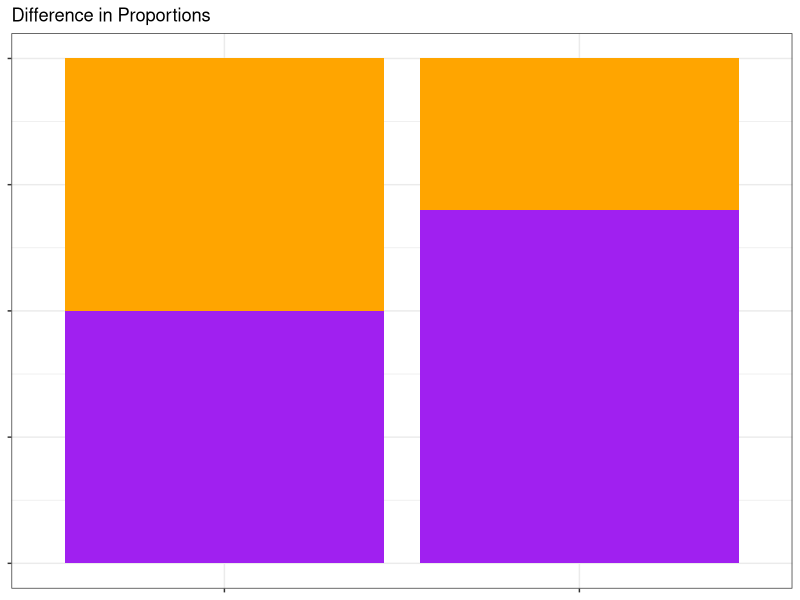
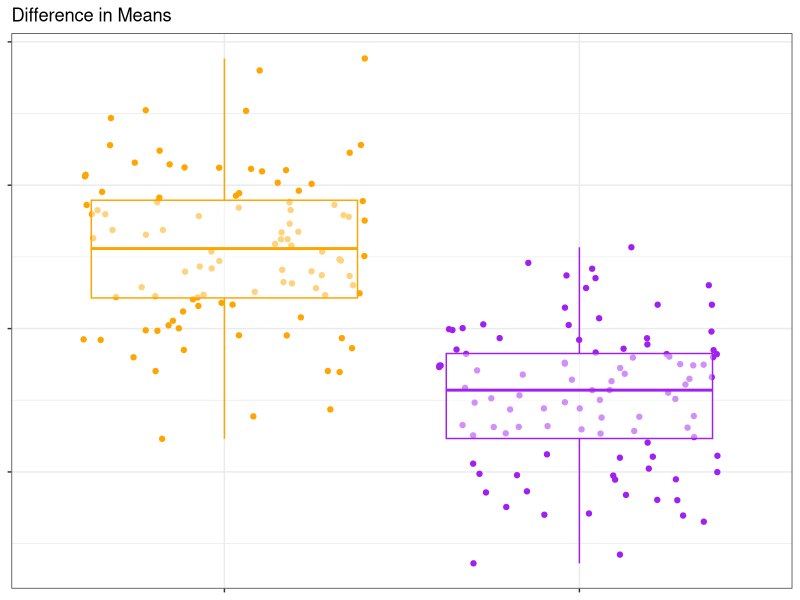
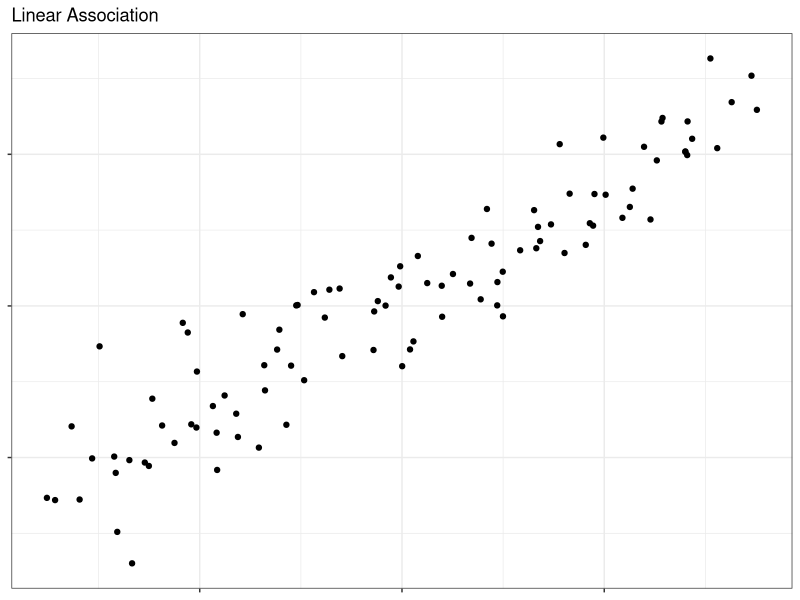

R code for these plots, in order:
## ---- chunk 1

library(ggplot2)
library(tidyverse)
knitr::opts_chunk$set(dpi=300, message = F, warning = F, echo = F, fig.width = 8, fig.height = 4, out.width = "80%", fig.align = "center", cache = T)
theme_set(theme_bw())
## ---- chunk 2
tibble(group = rep(c("A", "B"), each = 2),
       resp = rep(c(1, 2), times = 2),
       prop = c(.5, .5, .3, .7)) %>%
  ggplot(aes(x = group, fill = factor(resp), weight = prop)) + geom_bar(position = "stack") + theme(axis.title = element_blank(), axis.text = element_blank()) + scale_fill_manual(values = c("orange", "purple"), guide = F) + ggtitle("Difference in Proportions")
tibble(group = rep(c("A", "B"), each = 100), 
       obs = c(rnorm(100, 5, 1), rnorm(100, 3, 1))) %>%
  ggplot(aes(x = group, y = obs, color = group)) + geom_jitter() + geom_boxplot(fill = "white", alpha = .5) + theme(axis.title = element_blank(), axis.text = element_blank()) + scale_color_manual(values = c("orange", "purple"), guide = F) + ggtitle("Difference in Means")
tibble(x = seq(-5, 5, length.out = 100) + rnorm(100, 0, .2),
       y = x + rnorm(100, sd = 1)) %>%
  ggplot(aes(x = x, y = y)) + geom_point() + theme(axis.title = element_blank(), axis.text = element_blank()) + ggtitle("Linear Association")
